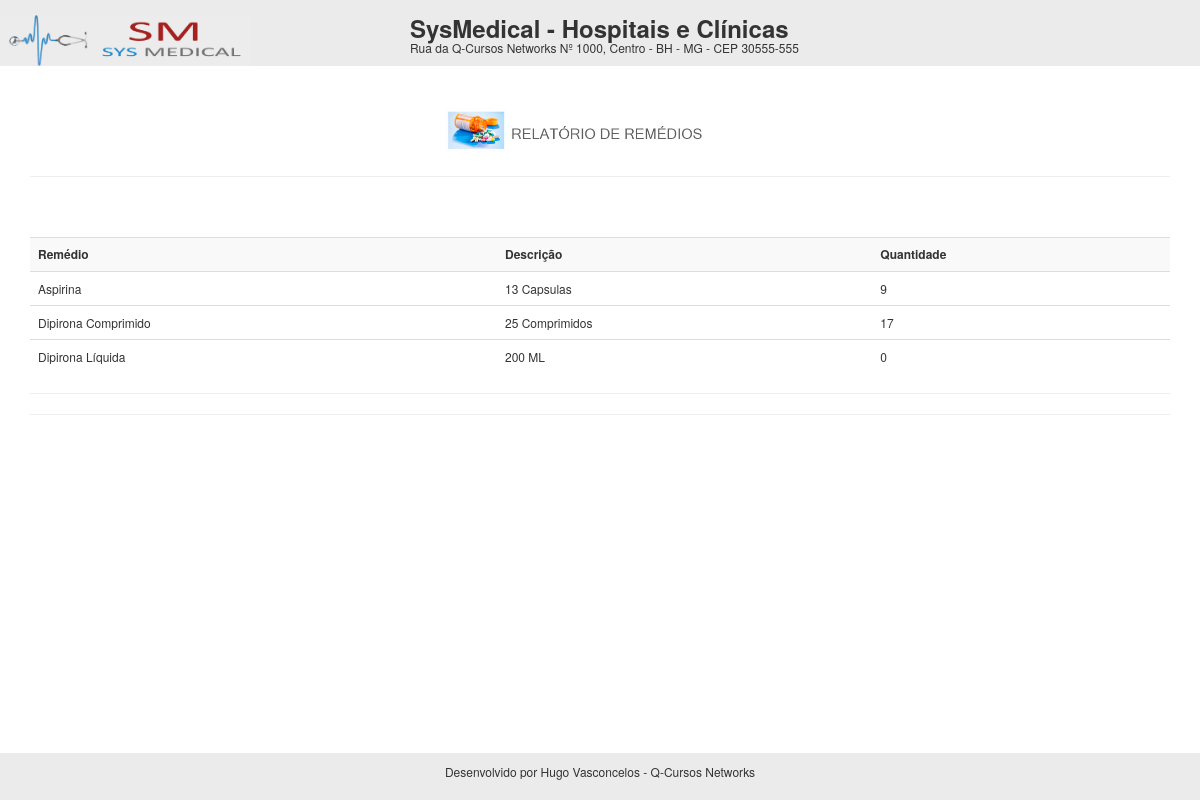
/painel-farmacia/rel/rel_remedios.php, run on the app's committed database.
### tables this page shows
CREATE TABLE `remedios` (
  `id` int(11) NOT NULL,
  `nome` varchar(100) NOT NULL,
  `descricao` varchar(100) NOT NULL,
  `estoque` int(11) NOT NULL DEFAULT 0
);

### painel-farmacia/rel/rel_remedios.php (the view, shortened to what this page needs)
<?php
include('../../conexao.php');
 ?>
<link rel="stylesheet" href="https://maxcdn.bootstrapcdn.com/bootstrap/3.3.7/css/bootstrap.min.css">
<div class="cabecalho">
		<div class="row">
			<div class="col-sm-4">
			  <img src="../../img/logo-rel.jpg" width="250px">
			</div>
			<div class="col-sm-6">
			 <h3 class="titulo"><b>SysMedical - Hospitais e Clínicas</b></h3>
			 <h6 class="titulo">Rua da Q-Cursos Networks Nº 1000, Centro - BH - MG - CEP 30555-555</h6>
			</div>
		</div>
</div>
<div class="container">
			<div class="row">
				<div class="col-sm-12" align="center">
				   <img src="../../img/rel-remedios.jpg" width="600px">
				</div>
			</div>
		<hr>
		<br><br>
		<?php
			$res = $pdo->query("SELECT * from remedios order by nome asc");
			$dados = $res->fetchAll(PDO::FETCH_ASSOC);
         ?>
		<table class="table">
			<tr bgcolor="#f9f9f9">
				<td style="font-size:12px"> <b>Remédio</b> </td>
				<td style="font-size:12px"> <b>Descrição</b> </td>
				<td style="font-size:12px"> <b> Quantidade</b> </td>
			</tr>
				 <?php
		  for ($i=0; $i < count($dados); $i++) {
			$nome = $dados[$i]['nome'];
			$descricao = $dados[$i]['descricao'];
			$estoque = $dados[$i]['estoque'];
                 ?>
                <tr>
				<td style="font-size:12px"> <?php echo $nome; ?> </td>
				<td style="font-size:12px"> <?php echo $descricao; ?> </td>
				<td style="font-size:12px"> <?php echo $estoque; ?> </td>
				</tr>
			<?php }  ?>
		</table>
		<hr>
		<hr>
</div>
<div class="footer">
 <p style="font-size:12px" align="center">Desenvolvido por Hugo Vasconcelos - Q-Cursos Networks</p>
</div>

### painel-farmacia/rel/rel_remedios.php (style rules this page uses)
.footer { position:absolute; bottom:0; width:100%; background-color: #ebebeb; padding:10px; }
.cabecalho { background-color: #ebebeb; padding-top:15px; margin-bottom:30px; }
.titulo { margin:0; }

### data on the page
remedios: nome "Aspirina", descricao "13 Capsulas", estoque "9"
remedios: nome "Dipirona Comprimido", descricao "25 Comprimidos", estoque "17"
remedios: nome "Dipirona Líquida", descricao "200 ML", estoque "0"
